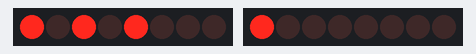
A sketch run on a simulated Arduino Uno, built with avr-gcc and run on an emulated ATmega328P. Parts: 2 × 8 shift-register outputs drawn as a row of LEDs (first output left, lit = HIGH). Wiring (inferred from the names in the program): 2 × shift register (74HC595): data pin 6, shift clock pin 4, latch pin 3 / data pin 7, shift clock pin 5, latch pin 2. Wiring (inferred from the signals the program sends): 2 × row of LEDs: on Q0, Q1, Q2, Q3, Q4, Q5, Q6, Q7 / on Q0, Q1, Q2, Q3, Q4, Q5, Q6, Q7.

Above: at 0.2 s.
At 1.2 s:
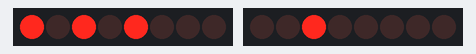
At 1.7 s:
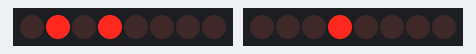
At 3.2 s:
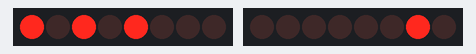
At 5.7 s:
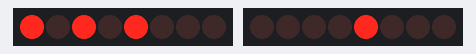
At 7.7 s:
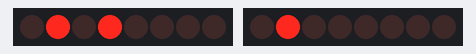
Timing chart, 0 to 8.1 s (numbered marks = the images above):
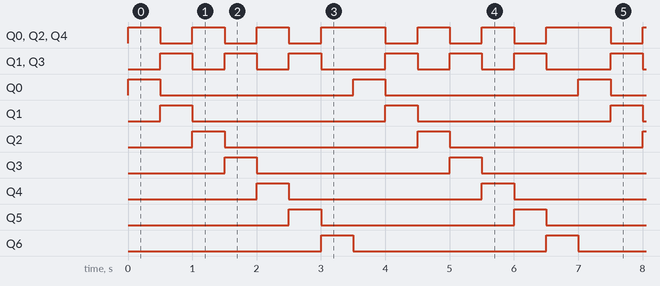

Measured:
- by itself, Q0, Q2, Q4: repeats every 3.5 s: 2 × (LOW 0.50 s, HIGH 0.50 s), LOW 0.50 s, HIGH 1.0 s
- by itself, Q1, Q3: repeats every 3.5 s: 2 × (LOW 0.50 s, HIGH 0.50 s), LOW 1.0 s, HIGH 0.50 s
- by itself, Q0–6: alternates HIGH for 0.50 s and LOW for 3.0 s

The sketch:

exampleCode.ino
```cpp
struct MatrixDisplayController {
  int firLatch = 2;//ROW
  int firClock = 4;
  int firData = 6;
  int secLatch = 3;//COL
  int secClock = 5;
  int secData = 7;

  byte colIndex = 0;

  byte data[7];

  void init() {
    pinMode(firLatch, OUTPUT);
    pinMode(firClock, OUTPUT);
    pinMode(firData, OUTPUT);
    pinMode(secLatch, OUTPUT);
    pinMode(secClock, OUTPUT);
    pinMode(secData, OUTPUT);
  }

  void draw() {
    digitalWrite(firLatch, LOW);
    digitalWrite(secLatch, LOW);
    //shiftOut(secData, secClock, MSBFIRST, );
    shiftOut(firData, firClock, MSBFIRST, data[colIndex]);
    shiftOut(secData, secClock, MSBFIRST, (B00000001 << colIndex) ^ B11111111);

    digitalWrite(firLatch, HIGH);
    digitalWrite(secLatch, HIGH);
    colIndex++;
    if(colIndex == 7){
      colIndex = 0;
    }
  }

  void clear() {
    data[0] = 0;
    data[1] = 0;
    data[2] = 0;
    data[3] = 0;
    data[4] = 0;
    data[5] = 0;
    data[6] = 0;
  }

  void setPixel(byte row, byte col, boolean on) {
    if (on) {
      byte d = data[col];
      bitSet( d, row);
      data[col] = d;
    } else {
      bitSet(row, data[col]);
    }

  }

};


MatrixDisplayController c;

void setup() {

  c.init();
  for(int x = 0; x < 5;x++){
      for(int y = 0; y < 7;y++){
      c.setPixel(x,y, (x+y) % 2 == 0);
    }
  }


}

void loop() {
  c.draw();
  delay(500);
}
```
